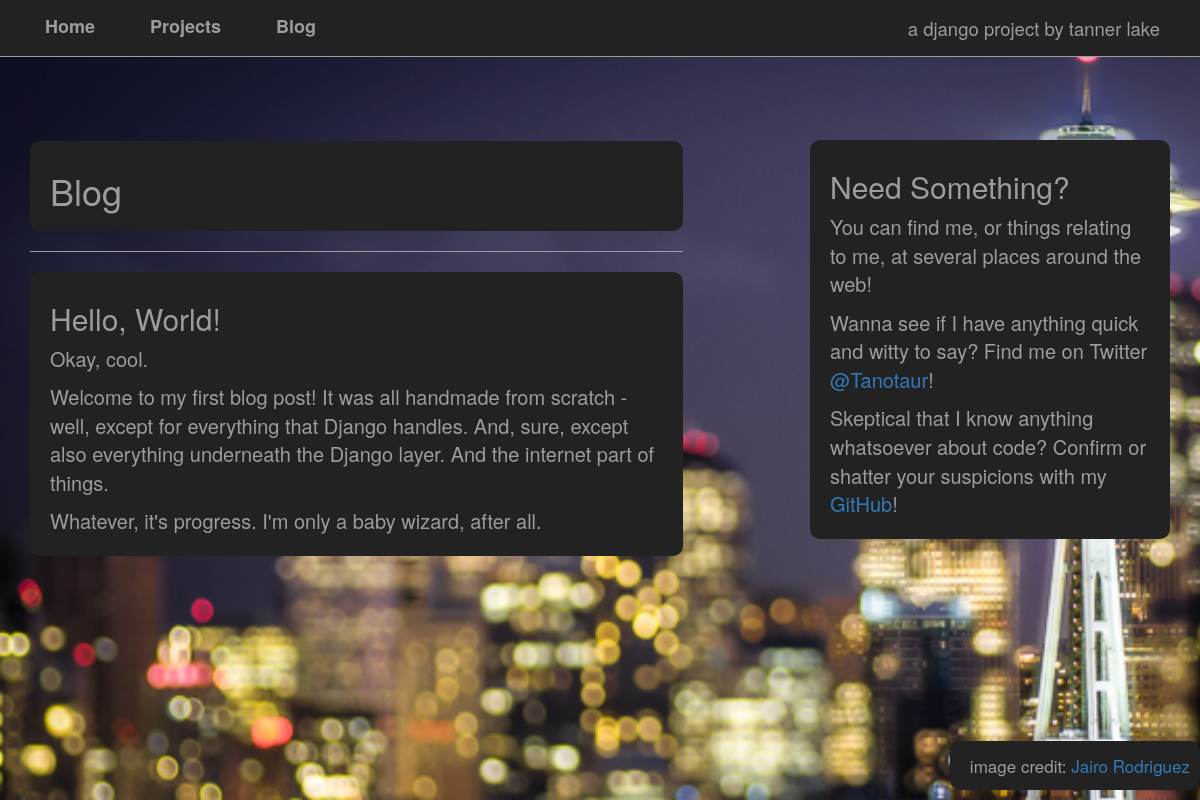
The page /blog/hello-world on the database its author committed.
### app_blog/models.py (models this page shows, shortened)
class Post(models.Model):
    title = models.CharField(max_length=100)
    slug = models.SlugField(unique=True)
    body = models.TextField()
    created = models.DateTimeField(auto_now_add=True)

### app_blog/views.py (the view)
# urls.py: url(r'^(?P<slug>[-\w]+)$', PostView.as_view(), name='app_blog-post_detail'),
class PostView(DetailView):
    model = Post

### app_blog/templates/app_blog/post_detail.html (shortened to what this page needs)
{% extends "base.html" %}
{% block pagehead %}
    <h1>Blog</h1>
{% endblock %}
{% block content %}
    <article class='panel-default'>
        <h2>
            {{ object.title }}
        </h2>
        {{ object.body|safe }}
    </article>
{% endblock %}

### app_home/static/css/style.css (style rules this page uses)
html { background: url("../images/background.jpg") no-repeat left center fixed; -webkit-background-size: cover; -moz-background-size: cover; -o-background-size: cover; background-size: cover; }
body { padding-top: 140px; background: transparent; font-size: 100%; }
.panel-default { font-size: 2em; color: #9d9d9d; background-color: #222; padding: 10px 20px 10px; border-color: #080808; border-radius: 10px; }
article.panel-default { margin-top: 20px; }

### rows shown on the page
Post: title "Hello, World!", body "Okay, cool. Welcome to my first blog post! It was all handmade from scratch - well, except for everything that Django handles. And, sure, except also everything underneath the Django layer. And the internet part of things. Whatever, it's progress. I'm only a baby wizard, after all."
